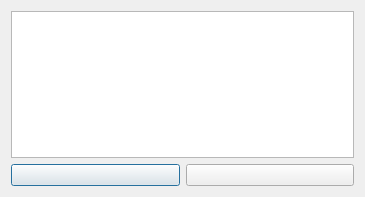
<?xml version="1.0" encoding="UTF-8"?>
<ui version="4.0">
 <class>Dialog</class>
 <widget class="QDialog" name="Dialog">
  <property name="geometry">
   <rect>
    <x>0</x>
    <y>0</y>
    <width>365</width>
    <height>197</height>
   </rect>
  </property>
  <property name="windowTitle">
   <string>Categoria Comercial</string>
  </property>
  <layout class="QGridLayout" name="gridLayout">
   <item row="1" column="0">
    <widget class="QPushButton" name="PBAdicionarCatComerical">
     <property name="text">
      <string/>
     </property>
     <property name="icon">
      <iconset resource="icons.qrc">
       <normaloff>:/newPrefix/Icons/plus.png</normaloff>:/newPrefix/Icons/plus.png</iconset>
     </property>
    </widget>
   </item>
   <item row="1" column="1">
    <widget class="QPushButton" name="PBEditarCatComercial">
     <property name="text">
      <string/>
     </property>
     <property name="icon">
      <iconset resource="icons.qrc">
       <normaloff>:/newPrefix/Icons/005-writer.png</normaloff>:/newPrefix/Icons/005-writer.png</iconset>
     </property>
    </widget>
   </item>
   <item row="0" column="0" colspan="2">
    <widget class="QTableView" name="TVCatComercial"/>
   </item>
  </layout>
 </widget>
 <resources>
  <include location="icons.qrc"/>
 </resources>
 <connections/>
</ui>
